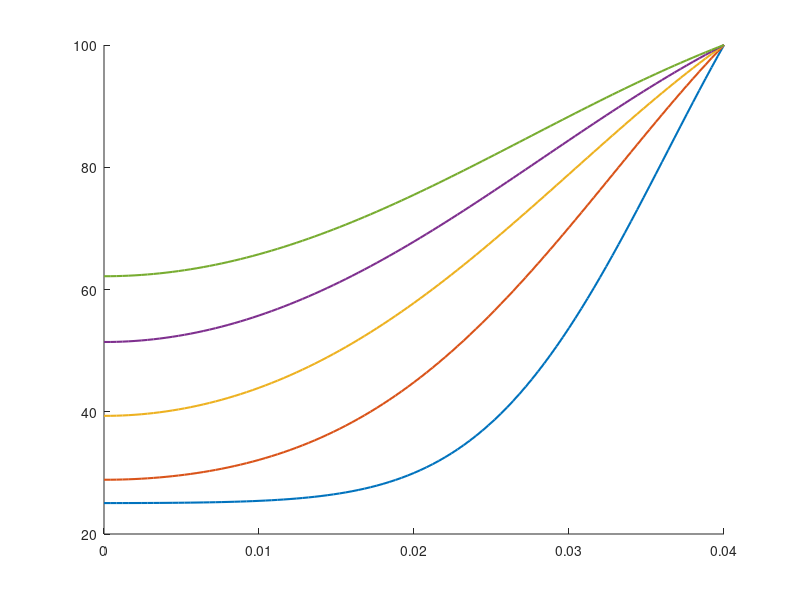

Reproduce this figure in MATLAB.

%**********************************************************************
% The following program calculates temperature distribution inside a 
% potato when dipped in boiling water. The potato is initially at room 
% temperature.
%**********************************************************************
 
R=0.04;k=0.05;
K=0.8;c=3390;rho=1070;
a=K/(c*rho);
M=101;N=20001;
h=R/(M-1);
 
%************************************************************************
% R is the radius of the potato, K is its thermal conductivity, c its
% specific heat, and rho its mass density. M is the no. of discretization 
% points along the radial line and N that of time. K=0.05 is each time   
% step.
%************************************************************************
 
alpha=a*k/(h^2);
u0=100;
x=0:h:R;
u=zeros(M,N);
u(1:M-1,1)=25;u(M,1)=u0;
 
%**********************************************************************
% Room temperature is 25 degrees  elsius, u0=100 is the temperature of
% the boiling water.
%**********************************************************************
 
for n=1:N-1
    for m=2:M-1
        u(m,n+1)=(1-2*alpha)*u(m,n)+alpha*((m-2)*u(m-1,n)+m*u(m+1,n))/(m-1);
    end
    u(1,n+1)=u(2,n+1);u(M,n+1)=u0;
end
 
%**********************************************************************
% In the two for loops above, temperature is evolved in r and t.
%**********************************************************************
 
hold on
for i=4001:4000:N
plot(x,u(:,i),'Linewidth',1.5)
end
hold off
 
T=k*(N-1)/60
 
%***********************************************************************
% The temperature as a function of r is plotted in 5 equal time instants 
% above.
